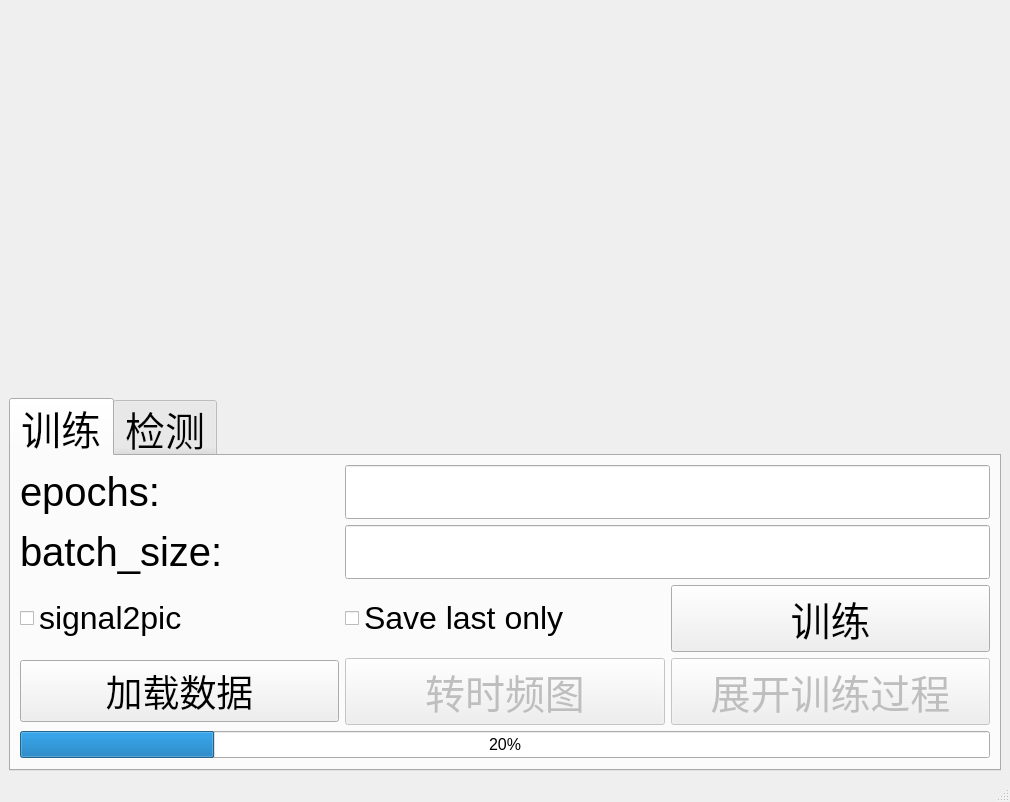
<?xml version="1.0" encoding="UTF-8"?>
<ui version="4.0">
 <class>MainWindow</class>
 <widget class="QMainWindow" name="MainWindow">
  <property name="geometry">
   <rect>
    <x>0</x>
    <y>0</y>
    <width>1010</width>
    <height>802</height>
   </rect>
  </property>
  <property name="windowTitle">
   <string>监督学习</string>
  </property>
  <widget class="QWidget" name="centralwidget">
   <layout class="QVBoxLayout" name="verticalLayout">
    <item>
     <widget class="QWidget" name="intime_canvas" native="true">
      <property name="sizePolicy">
       <sizepolicy hsizetype="Expanding" vsizetype="Expanding">
        <horstretch>0</horstretch>
        <verstretch>0</verstretch>
       </sizepolicy>
      </property>
      <property name="minimumSize">
       <size>
        <width>980</width>
        <height>380</height>
       </size>
      </property>
      <layout class="QVBoxLayout" name="intime_layout"/>
     </widget>
    </item>
    <item>
     <widget class="QTabWidget" name="tabWidget">
      <property name="sizePolicy">
       <sizepolicy hsizetype="Expanding" vsizetype="Fixed">
        <horstretch>0</horstretch>
        <verstretch>0</verstretch>
       </sizepolicy>
      </property>
      <property name="font">
       <font>
        <pointsize>30</pointsize>
       </font>
      </property>
      <property name="currentIndex">
       <number>0</number>
      </property>
      <property name="usesScrollButtons">
       <bool>false</bool>
      </property>
      <property name="tabBarAutoHide">
       <bool>false</bool>
      </property>
      <widget class="QWidget" name="tab">
       <attribute name="title">
        <string>训练</string>
       </attribute>
       <layout class="QGridLayout" name="gridLayout">
        <item row="3" column="5">
         <widget class="QPushButton" name="trai_button">
          <property name="font">
           <font>
            <pointsize>30</pointsize>
           </font>
          </property>
          <property name="statusTip">
           <string>开始训练</string>
          </property>
          <property name="text">
           <string>训练</string>
          </property>
         </widget>
        </item>
        <item row="1" column="4" colspan="2">
         <widget class="QLineEdit" name="batch_size">
          <property name="font">
           <font>
            <pointsize>30</pointsize>
           </font>
          </property>
          <property name="alignment">
           <set>Qt::AlignCenter</set>
          </property>
          <property name="placeholderText">
           <string/>
          </property>
         </widget>
        </item>
        <item row="4" column="4">
         <widget class="QPushButton" name="convert2pic">
          <property name="enabled">
           <bool>false</bool>
          </property>
          <property name="statusTip">
           <string>singal转为时频图</string>
          </property>
          <property name="text">
           <string>转时频图</string>
          </property>
         </widget>
        </item>
        <item row="0" column="4" colspan="2">
         <widget class="QLineEdit" name="epochs">
          <property name="font">
           <font>
            <pointsize>30</pointsize>
           </font>
          </property>
          <property name="alignment">
           <set>Qt::AlignCenter</set>
          </property>
          <property name="placeholderText">
           <string/>
          </property>
         </widget>
        </item>
        <item row="4" column="5">
         <widget class="QPushButton" name="show_tb_btn">
          <property name="enabled">
           <bool>false</bool>
          </property>
          <property name="statusTip">
           <string>展开TensorBoard具体训练过程</string>
          </property>
          <property name="text">
           <string>展开训练过程</string>
          </property>
         </widget>
        </item>
        <item row="3" column="4">
         <widget class="QCheckBox" name="save_last_only">
          <property name="font">
           <font>
            <pointsize>24</pointsize>
           </font>
          </property>
          <property name="statusTip">
           <string>是否仅保存最后一个epoch的模型</string>
          </property>
          <property name="text">
           <string>Save last only</string>
          </property>
         </widget>
        </item>
        <item row="3" column="3">
         <widget class="QCheckBox" name="singal2pic">
          <property name="font">
           <font>
            <pointsize>24</pointsize>
           </font>
          </property>
          <property name="statusTip">
           <string>是否将一维信号转为时频图片信号，勾选才可以转时频图</string>
          </property>
          <property name="text">
           <string>signal2pic</string>
          </property>
         </widget>
        </item>
        <item row="1" column="3">
         <widget class="QLabel" name="label_6">
          <property name="font">
           <font>
            <pointsize>30</pointsize>
           </font>
          </property>
          <property name="statusTip">
           <string>Batch_size大小</string>
          </property>
          <property name="text">
           <string>batch_size:</string>
          </property>
          <property name="alignment">
           <set>Qt::AlignLeading|Qt::AlignLeft|Qt::AlignVCenter</set>
          </property>
         </widget>
        </item>
        <item row="0" column="3">
         <widget class="QLabel" name="label">
          <property name="font">
           <font>
            <pointsize>30</pointsize>
           </font>
          </property>
          <property name="statusTip">
           <string>训练迭代轮数</string>
          </property>
          <property name="layoutDirection">
           <enum>Qt::LeftToRight</enum>
          </property>
          <property name="text">
           <string>epochs:</string>
          </property>
          <property name="alignment">
           <set>Qt::AlignLeading|Qt::AlignLeft|Qt::AlignVCenter</set>
          </property>
         </widget>
        </item>
        <item row="4" column="3">
         <widget class="QPushButton" name="load_data_btn">
          <property name="font">
           <font>
            <pointsize>28</pointsize>
           </font>
          </property>
          <property name="statusTip">
           <string>加载数据，前处理所存的.npy文件所在文件夹</string>
          </property>
          <property name="text">
           <string>加载数据</string>
          </property>
         </widget>
        </item>
        <item row="5" column="3" colspan="3">
         <widget class="QProgressBar" name="train_progressBar">
          <property name="enabled">
           <bool>true</bool>
          </property>
          <property name="font">
           <font>
            <pointsize>12</pointsize>
           </font>
          </property>
          <property name="cursor">
           <cursorShape>BusyCursor</cursorShape>
          </property>
          <property name="statusTip">
           <string/>
          </property>
          <property name="value">
           <number>20</number>
          </property>
          <property name="alignment">
           <set>Qt::AlignCenter</set>
          </property>
          <property name="textVisible">
           <bool>true</bool>
          </property>
          <property name="orientation">
           <enum>Qt::Horizontal</enum>
          </property>
          <property name="invertedAppearance">
           <bool>false</bool>
          </property>
          <property name="textDirection">
           <enum>QProgressBar::TopToBottom</enum>
          </property>
         </widget>
        </item>
       </layout>
      </widget>
      <widget class="QWidget" name="tab_4">
       <attribute name="title">
        <string>检测</string>
       </attribute>
       <layout class="QGridLayout" name="gridLayout_2">
        <item row="9" column="1">
         <widget class="QPushButton" name="model_b">
          <property name="sizePolicy">
           <sizepolicy hsizetype="Expanding" vsizetype="Fixed">
            <horstretch>0</horstretch>
            <verstretch>0</verstretch>
           </sizepolicy>
          </property>
          <property name="statusTip">
           <string>加载训练好的.h5模型</string>
          </property>
          <property name="text">
           <string>加载模型</string>
          </property>
         </widget>
        </item>
        <item row="9" column="0">
         <widget class="QPushButton" name="load_test_b">
          <property name="sizePolicy">
           <sizepolicy hsizetype="Expanding" vsizetype="Fixed">
            <horstretch>0</horstretch>
            <verstretch>0</verstretch>
           </sizepolicy>
          </property>
          <property name="font">
           <font>
            <pointsize>30</pointsize>
           </font>
          </property>
          <property name="statusTip">
           <string>加载待测试数据</string>
          </property>
          <property name="text">
           <string>加载数据</string>
          </property>
         </widget>
        </item>
        <item row="9" column="3">
         <widget class="QPushButton" name="predict_b">
          <property name="sizePolicy">
           <sizepolicy hsizetype="Expanding" vsizetype="Fixed">
            <horstretch>0</horstretch>
            <verstretch>0</verstretch>
           </sizepolicy>
          </property>
          <property name="font">
           <font>
            <pointsize>30</pointsize>
           </font>
          </property>
          <property name="statusTip">
           <string>信号转时频图， 然后开始检测</string>
          </property>
          <property name="text">
           <string>检测</string>
          </property>
         </widget>
        </item>
        <item row="4" column="0">
         <widget class="QLabel" name="label_5">
          <property name="font">
           <font>
            <pointsize>30</pointsize>
           </font>
          </property>
          <property name="layoutDirection">
           <enum>Qt::LeftToRight</enum>
          </property>
          <property name="text">
           <string>类别:</string>
          </property>
          <property name="alignment">
           <set>Qt::AlignCenter</set>
          </property>
         </widget>
        </item>
        <item row="5" column="0">
         <widget class="QLabel" name="label_4">
          <property name="font">
           <font>
            <pointsize>30</pointsize>
           </font>
          </property>
          <property name="text">
           <string>概率：</string>
          </property>
          <property name="alignment">
           <set>Qt::AlignCenter</set>
          </property>
         </widget>
        </item>
        <item row="4" column="1" colspan="3">
         <widget class="QLineEdit" name="class_txt">
          <property name="font">
           <font>
            <pointsize>30</pointsize>
           </font>
          </property>
          <property name="alignment">
           <set>Qt::AlignCenter</set>
          </property>
          <property name="readOnly">
           <bool>true</bool>
          </property>
         </widget>
        </item>
        <item row="5" column="1" colspan="3">
         <widget class="QLineEdit" name="class_pro">
          <property name="font">
           <font>
            <pointsize>30</pointsize>
           </font>
          </property>
          <property name="alignment">
           <set>Qt::AlignCenter</set>
          </property>
          <property name="readOnly">
           <bool>true</bool>
          </property>
         </widget>
        </item>
       </layout>
      </widget>
     </widget>
    </item>
   </layout>
  </widget>
  <widget class="QStatusBar" name="statusbar"/>
 </widget>
 <tabstops>
  <tabstop>tabWidget</tabstop>
  <tabstop>epochs</tabstop>
  <tabstop>batch_size</tabstop>
  <tabstop>singal2pic</tabstop>
  <tabstop>save_last_only</tabstop>
  <tabstop>trai_button</tabstop>
  <tabstop>load_data_btn</tabstop>
  <tabstop>convert2pic</tabstop>
  <tabstop>show_tb_btn</tabstop>
  <tabstop>class_txt</tabstop>
  <tabstop>class_pro</tabstop>
  <tabstop>load_test_b</tabstop>
  <tabstop>model_b</tabstop>
  <tabstop>predict_b</tabstop>
 </tabstops>
 <resources/>
 <connections/>
</ui>
